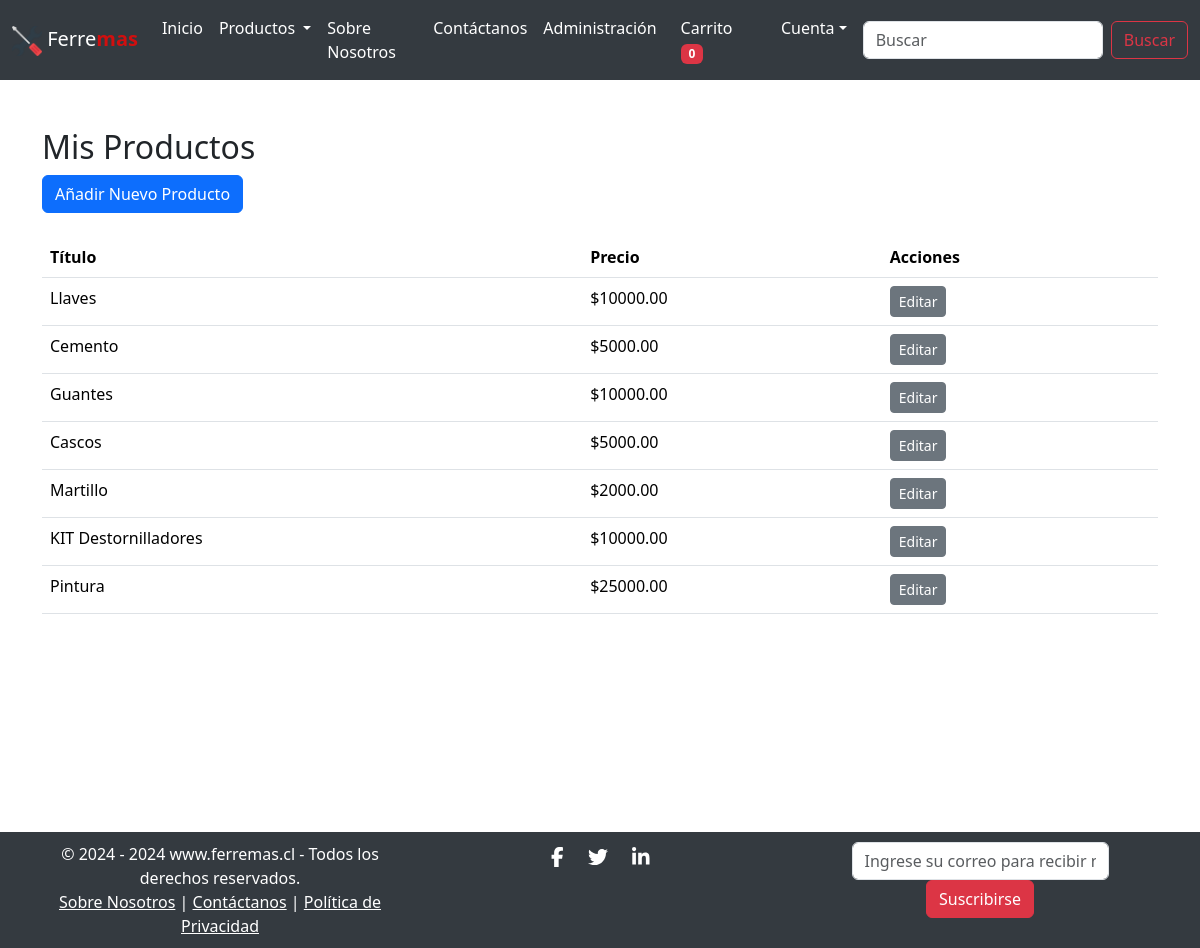
The page /vendor/products/ (signed in) on the database its author committed.
### core/models.py (models this page shows, shortened)
class Product(models.Model):
    category = models.ForeignKey(Category, related_name='products', on_delete=models.CASCADE)
    vendor = models.ForeignKey(Vendor, related_name='products', on_delete=models.SET_NULL, null=True, blank=True)
    title = models.CharField(max_length=100)
    description = models.TextField()
    price = models.DecimalField(max_digits=10, decimal_places=2, default=0.0)
    discounted_price = models.DecimalField(max_digits=10, decimal_places=2, null=True, blank=True)
    product_image = models.ImageField(upload_to='products/', null=True, blank=True)

### core/views.py (the view)
# urls.py: path('vendor/products/', VendorProductListView.as_view(), name='vendor_product_list'),
class VendorProductListView(LoginRequiredMixin, UserPassesTestMixin, ListView):
    model = Product
    template_name = 'app/vendor_product_list.html'
    context_object_name = 'products'
    def test_func(self):
        return self.request.user.groups.filter(name='Vendors').exists() or self.request.user.is_staff
    def get_queryset(self):
        if self.request.user.is_staff:
            return Product.objects.all()
        vendor = Vendor.objects.get(user=self.request.user)
        return Product.objects.filter(vendor=vendor)

### core/context_processors.py (called while the page is built)
def cart_item_count(request):
    if request.user.is_authenticated:
        cart_count = Cart.objects.filter(user=request.user).count()
    else:
        cart_count = 0
    return {'totalitems': cart_count}

### core/templatetags/custom_filters.py (called while the page is built)
@register.filter(name='has_group')
def has_group(user, group_name):
    return user.groups.filter(name=group_name).exists()

### core/templates/app/vendor_product_list.html (shortened to what this page needs)
{% extends 'app/base.html' %}
{% block main-content %}
<div class="container mt-5">
    <h2>Mis Productos</h2>
    <a href="{% url 'add_product' %}" class="btn btn-primary">Añadir Nuevo Producto</a>
    <table class="table mt-4">
        <thead>
            <tr>
                <th>Título</th>
                <th>Precio</th>
                <th>Acciones</th>
            </tr>
        </thead>
        <tbody>
            {% for product in products %}
            <tr>
                <td>{{ product.title }}</td>
                <td>${{ product.price }}</td>
                <td>
                    <a href="{% url 'edit_vendor_product' product.id %}" class="btn btn-secondary btn-sm">Editar</a>
                </td>
            </tr>
            {% endfor %}
        </tbody>
    </table>
</div>
{% endblock main-content %}

### rows shown on the page
Product: title "Llaves", price "10000.00"
Product: title "Cemento", price "5000.00"
Product: title "Guantes", price "10000.00"
Product: title "Cascos", price "5000.00"
Product: title "Martillo", price "2000.00"
Product: title "KIT Destornilladores", price "10000.00"
Product: title "Pintura", price "25000.00"

### other values the page prints
{{ totalitems }} "0"
